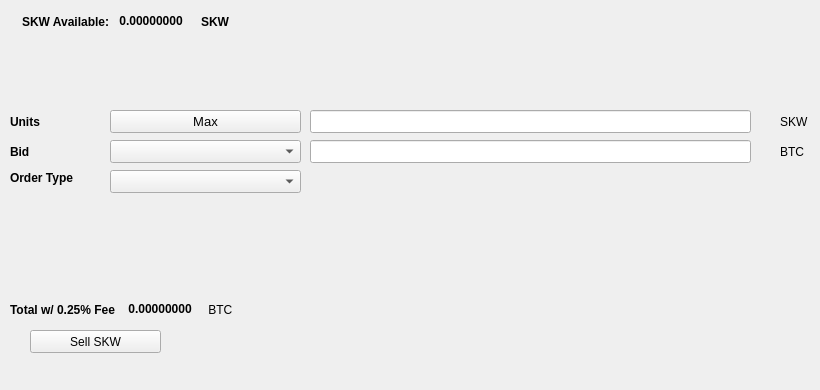
   <widget class="QWidget" name="SellTab">
    <attribute name="title">
     <string>Sell</string>
    </attribute>
    <widget class="QLabel" name="label_16">
     <property name="geometry">
      <rect>
       <x>780</x>
       <y>140</y>
       <width>31</width>
       <height>23</height>
      </rect>
     </property>
     <property name="text">
      <string>BTC</string>
     </property>
    </widget>
    <widget class="QComboBox" name="SellBidcomboBox">
     <property name="geometry">
      <rect>
       <x>110</x>
       <y>140</y>
       <width>191</width>
       <height>23</height>
      </rect>
     </property>
     <property name="font">
      <font>
       <pointsize>10</pointsize>
      </font>
     </property>
    </widget>
    <widget class="QLabel" name="label_18">
     <property name="geometry">
      <rect>
       <x>10</x>
       <y>110</y>
       <width>46</width>
       <height>23</height>
      </rect>
     </property>
     <property name="font">
      <font>
       <weight>75</weight>
       <bold>true</bold>
      </font>
     </property>
     <property name="text">
      <string>Units</string>
     </property>
    </widget>
    <widget class="QPushButton" name="Sell_Max_Amount">
     <property name="geometry">
      <rect>
       <x>110</x>
       <y>110</y>
       <width>191</width>
       <height>23</height>
      </rect>
     </property>
     <property name="font">
      <font>
       <pointsize>10</pointsize>
      </font>
     </property>
     <property name="text">
      <string>Max</string>
     </property>
    </widget>
    <widget class="QLabel" name="label_20">
     <property name="geometry">
      <rect>
       <x>10</x>
       <y>170</y>
       <width>91</width>
       <height>16</height>
      </rect>
     </property>
     <property name="font">
      <font>
       <weight>75</weight>
       <bold>true</bold>
      </font>
     </property>
     <property name="text">
      <string>Order Type</string>
     </property>
    </widget>
    <widget class="QComboBox" name="SellOrdertypeCombo">
     <property name="geometry">
      <rect>
       <x>110</x>
       <y>170</y>
       <width>191</width>
       <height>23</height>
      </rect>
     </property>
     <property name="font">
      <font>
       <pointsize>10</pointsize>
      </font>
     </property>
    </widget>
    <widget class="QLabel" name="label_21">
     <property name="geometry">
      <rect>
       <x>10</x>
       <y>140</y>
       <width>46</width>
       <height>23</height>
      </rect>
     </property>
     <property name="font">
      <font>
       <weight>75</weight>
       <bold>true</bold>
      </font>
     </property>
     <property name="text">
      <string>Bid</string>
     </property>
    </widget>
    <widget class="QLabel" name="label_22">
     <property name="geometry">
      <rect>
       <x>780</x>
       <y>110</y>
       <width>31</width>
       <height>23</height>
      </rect>
     </property>
     <property name="text">
      <string>SKW</string>
     </property>
    </widget>
    <widget class="QLineEdit" name="UnitsInputSKW">
     <property name="geometry">
      <rect>
       <x>310</x>
       <y>110</y>
       <width>441</width>
       <height>23</height>
      </rect>
     </property>
     <property name="font">
      <font>
       <pointsize>9</pointsize>
       <weight>75</weight>
       <bold>true</bold>
      </font>
     </property>
    </widget>
    <widget class="QLineEdit" name="SellBidPriceEdit">
     <property name="geometry">
      <rect>
       <x>310</x>
       <y>140</y>
       <width>441</width>
       <height>23</height>
      </rect>
     </property>
     <property name="font">
      <font>
       <pointsize>9</pointsize>
       <weight>75</weight>
       <bold>true</bold>
      </font>
     </property>
    </widget>
    <widget class="QPushButton" name="SellSKWBTN">
     <property name="geometry">
      <rect>
       <x>30</x>
       <y>330</y>
       <width>131</width>
       <height>23</height>
      </rect>
     </property>
     <property name="text">
      <string>Sell SKW</string>
     </property>
     <property name="icon">
      <iconset resource="../stakework">
       <normaloff>:/icons/stakework</normaloff>:/icons/stakework</iconset>
     </property>
    </widget>
    <widget class="QWidget" name="layoutWidget3">
     <property name="geometry">
      <rect>
       <x>22</x>
       <y>12</y>
       <width>258</width>
       <height>19</height>
      </rect>
     </property>
     <layout class="QHBoxLayout" name="horizontalLayout">
      <item>
       <widget class="QLabel" name="label232_2">
        <property name="font">
         <font>
          <weight>75</weight>
          <bold>true</bold>
         </font>
        </property>
        <property name="text">
         <string>SKW Available:</string>
        </property>
       </widget>
      </item>
      <item>
       <widget class="QLabel" name="SKWAvailableLabel">
        <property name="palette">
         <palette>
          <active>
           <colorrole role="WindowText">
            <brush brushstyle="SolidPattern">
             <color alpha="255">
              <red>0</red>
              <green>0</green>
              <blue>0</blue>
             </color>
            </brush>
           </colorrole>
           <colorrole role="Button">
            <brush brushstyle="SolidPattern">
             <color alpha="255">
              <red>0</red>
              <green>170</green>
              <blue>0</blue>
             </color>
            </brush>
           </colorrole>
           <colorrole role="Light">
            <brush brushstyle="SolidPattern">
             <color alpha="255">
              <red>0</red>
              <green>255</green>
              <blue>0</blue>
             </color>
            </brush>
           </colorrole>
           <colorrole role="Midlight">
            <brush brushstyle="SolidPattern">
             <color alpha="255">
              <red>0</red>
              <green>212</green>
              <blue>0</blue>
             </color>
            </brush>
           </colorrole>
           <colorrole role="Dark">
            <brush brushstyle="SolidPattern">
             <color alpha="255">
              <red>0</red>
              <green>85</green>
              <blue>0</blue>
             </color>
            </brush>
           </colorrole>
           <colorrole role="Mid">
            <brush brushstyle="SolidPattern">
             <color alpha="255">
              <red>0</red>
              <green>113</green>
              <blue>0</blue>
             </color>
            </brush>
           </colorrole>
           <colorrole role="Text">
            <brush brushstyle="SolidPattern">
             <color alpha="255">
              <red>0</red>
              <green>170</green>
              <blue>0</blue>
             </color>
            </brush>
           </colorrole>
           <colorrole role="BrightText">
            <brush brushstyle="SolidPattern">
             <color alpha="255">
              <red>255</red>
              <green>255</green>
              <blue>255</blue>
             </color>
            </brush>
           </colorrole>
           <colorrole role="ButtonText">
            <brush brushstyle="SolidPattern">
             <color alpha="255">
              <red>0</red>
              <green>0</green>
              <blue>0</blue>
             </color>
            </brush>
           </colorrole>
           <colorrole role="Base">
            <brush brushstyle="SolidPattern">
             <color alpha="255">
              <red>255</red>
              <green>255</green>
              <blue>255</blue>
             </color>
            </brush>
           </colorrole>
           <colorrole role="Window">
            <brush brushstyle="SolidPattern">
             <color alpha="255">
              <red>0</red>
              <green>170</green>
              <blue>0</blue>
             </color>
            </brush>
           </colorrole>
           <colorrole role="Shadow">
            <brush brushstyle="SolidPattern">
             <color alpha="255">
              <red>0</red>
              <green>0</green>
              <blue>0</blue>
             </color>
            </brush>
           </colorrole>
           <colorrole role="AlternateBase">
            <brush brushstyle="SolidPattern">
             <color alpha="255">
              <red>127</red>
              <green>212</green>
              <blue>127</blue>
             </color>
            </brush>
           </colorrole>
           <colorrole role="ToolTipBase">
            <brush brushstyle="SolidPattern">
             <color alpha="255">
              <red>255</red>
              <green>255</green>
              <blue>220</blue>
             </color>
            </brush>
           </colorrole>
           <colorrole role="ToolTipText">
            <brush brushstyle="SolidPattern">
             <color alpha="255">
              <red>0</red>
              <green>0</green>
              <blue>0</blue>
             </color>
            </brush>
           </colorrole>
          </active>
          <inactive>
           <colorrole role="WindowText">
            <brush brushstyle="SolidPattern">
             <color alpha="255">
              <red>0</red>
              <green>0</green>
              <blue>0</blue>
             </color>
            </brush>
           </colorrole>
           <colorrole role="Button">
            <brush brushstyle="SolidPattern">
             <color alpha="255">
              <red>0</red>
              <green>170</green>
              <blue>0</blue>
             </color>
            </brush>
           </colorrole>
           <colorrole role="Light">
            <brush brushstyle="SolidPattern">
             <color alpha="255">
              <red>0</red>
              <green>255</green>
              <blue>0</blue>
             </color>
            </brush>
           </colorrole>
           <colorrole role="Midlight">
            <brush brushstyle="SolidPattern">
             <color alpha="255">
              <red>0</red>
              <green>212</green>
              <blue>0</blue>
             </color>
            </brush>
           </colorrole>
           <colorrole role="Dark">
            <brush brushstyle="SolidPattern">
             <color alpha="255">
              <red>0</red>
              <green>85</green>
              <blue>0</blue>
             </color>
            </brush>
           </colorrole>
           <colorrole role="Mid">
            <brush brushstyle="SolidPattern">
             <color alpha="255">
              <red>0</red>
              <green>113</green>
              <blue>0</blue>
             </color>
            </brush>
           </colorrole>
           <colorrole role="Text">
            <brush brushstyle="SolidPattern">
             <color alpha="255">
              <red>0</red>
              <green>170</green>
              <blue>0</blue>
             </color>
            </brush>
           </colorrole>
           <colorrole role="BrightText">
            <brush brushstyle="SolidPattern">
             <color alpha="255">
              <red>255</red>
              <green>255</green>
              <blue>255</blue>
             </color>
            </brush>
           </colorrole>
           <colorrole role="ButtonText">
            <brush brushstyle="SolidPattern">
             <color alpha="255">
              <red>0</red>
              <green>0</green>
              <blue>0</blue>
             </color>
            </brush>
           </colorrole>
           <colorrole role="Base">
            <brush brushstyle="SolidPattern">
             <color alpha="255">
              <red>255</red>
              <green>255</green>
              <blue>255</blue>
             </color>
            </brush>
           </colorrole>
           <colorrole role="Window">
            <brush brushstyle="SolidPattern">
             <color alpha="255">
              <red>0</red>
              <green>170</green>
              <blue>0</blue>
             </color>
            </brush>
           </colorrole>
           <colorrole role="Shadow">
            <brush brushstyle="SolidPattern">
             <color alpha="255">
              <red>0</red>
              <green>0</green>
              <blue>0</blue>
             </color>
            </brush>
           </colorrole>
           <colorrole role="AlternateBase">
            <brush brushstyle="SolidPattern">
             <color alpha="255">
              <red>127</red>
              <green>212</green>
              <blue>127</blue>
             </color>
            </brush>
           </colorrole>
           <colorrole role="ToolTipBase">
            <brush brushstyle="SolidPattern">
             <color alpha="255">
              <red>255</red>
              <green>255</green>
              <blue>220</blue>
             </color>
            </brush>
           </colorrole>
           <colorrole role="ToolTipText">
            <brush brushstyle="SolidPattern">
             <color alpha="255">
              <red>0</red>
              <green>0</green>
              <blue>0</blue>
             </color>
            </brush>
           </colorrole>
          </inactive>
          <disabled>
           <colorrole role="WindowText">
            <brush brushstyle="SolidPattern">
             <color alpha="255">
              <red>0</red>
              <green>85</green>
              <blue>0</blue>
             </color>
            </brush>
           </colorrole>
           <colorrole role="Button">
            <brush brushstyle="SolidPattern">
             <color alpha="255">
              <red>0</red>
              <green>170</green>
              <blue>0</blue>
             </color>
            </brush>
           </colorrole>
           <colorrole role="Light">
            <brush brushstyle="SolidPattern">
             <color alpha="255">
              <red>0</red>
              <green>255</green>
              <blue>0</blue>
             </color>
            </brush>
           </colorrole>
           <colorrole role="Midlight">
            <brush brushstyle="SolidPattern">
             <color alpha="255">
              <red>0</red>
              <green>212</green>
              <blue>0</blue>
             </color>
            </brush>
           </colorrole>
           <colorrole role="Dark">
            <brush brushstyle="SolidPattern">
             <color alpha="255">
              <red>0</red>
              <green>85</green>
              <blue>0</blue>
             </color>
            </brush>
           </colorrole>
           <colorrole role="Mid">
            <brush brushstyle="SolidPattern">
             <color alpha="255">
              <red>0</red>
              <green>113</green>
              <blue>0</blue>
             </color>
            </brush>
           </colorrole>
           <colorrole role="Text">
            <brush brushstyle="SolidPattern">
             <color alpha="255">
              <red>0</red>
              <green>85</green>
              <blue>0</blue>
             </color>
            </brush>
           </colorrole>
           <colorrole role="BrightText">
            <brush brushstyle="SolidPattern">
             <color alpha="255">
              <red>255</red>
              <green>255</green>
              <blue>255</blue>
             </color>
            </brush>
           </colorrole>
           <colorrole role="ButtonText">
            <brush brushstyle="SolidPattern">
             <color alpha="255">
              <red>0</red>
              <green>85</green>
              <blue>0</blue>
             </color>
            </brush>
           </colorrole>
           <colorrole role="Base">
            <brush brushstyle="SolidPattern">
             <color alpha="255">
              <red>0</red>
              <green>170</green>
              <blue>0</blue>
             </color>
            </brush>
           </colorrole>
           <colorrole role="Window">
            <brush brushstyle="SolidPattern">
             <color alpha="255">
              <red>0</red>
              <green>170</green>
              <blue>0</blue>
             </color>
            </brush>
           </colorrole>
           <colorrole role="Shadow">
            <brush brushstyle="SolidPattern">
             <color alpha="255">
              <red>0</red>
              <green>0</green>
              <blue>0</blue>
             </color>
            </brush>
           </colorrole>
           <colorrole role="AlternateBase">
            <brush brushstyle="SolidPattern">
             <color alpha="255">
              <red>0</red>
              <green>170</green>
              <blue>0</blue>
             </color>
            </brush>
           </colorrole>
           <colorrole role="ToolTipBase">
            <brush brushstyle="SolidPattern">
             <color alpha="255">
              <red>255</red>
              <green>255</green>
              <blue>220</blue>
             </color>
            </brush>
           </colorrole>
           <colorrole role="ToolTipText">
            <brush brushstyle="SolidPattern">
             <color alpha="255">
              <red>0</red>
              <green>0</green>
              <blue>0</blue>
             </color>
            </brush>
           </colorrole>
          </disabled>
         </palette>
        </property>
        <property name="font">
         <font>
          <weight>75</weight>
          <bold>true</bold>
         </font>
        </property>
        <property name="text">
         <string> 0.00000000 </string>
        </property>
        <property name="textInteractionFlags">
         <set>Qt::LinksAccessibleByMouse|Qt::TextSelectableByKeyboard|Qt::TextSelectableByMouse</set>
        </property>
       </widget>
      </item>
      <item>
       <widget class="QLabel" name="labelSKW">
        <property name="font">
         <font>
          <weight>75</weight>
          <bold>true</bold>
         </font>
        </property>
        <property name="text">
         <string>SKW</string>
        </property>
       </widget>
      </item>
     </layout>
    </widget>
    <widget class="QWidget" name="layoutWidget">
     <property name="geometry">
      <rect>
       <x>10</x>
       <y>300</y>
       <width>268</width>
       <height>19</height>
      </rect>
     </property>
     <layout class="QHBoxLayout" name="horizontalLayout_2">
      <item>
       <widget class="QLabel" name="label_19">
        <property name="font">
         <font>
          <weight>75</weight>
          <bold>true</bold>
         </font>
        </property>
        <property name="text">
         <string>Total w/ 0.25% Fee </string>
        </property>
       </widget>
      </item>
      <item>
       <widget class="QLabel" name="SellCostLabel">
        <property name="palette">
         <palette>
          <active>
           <colorrole role="WindowText">
            <brush brushstyle="SolidPattern">
             <color alpha="255">
              <red>0</red>
              <green>0</green>
              <blue>0</blue>
             </color>
            </brush>
           </colorrole>
           <colorrole role="Button">
            <brush brushstyle="SolidPattern">
             <color alpha="255">
              <red>0</red>
              <green>170</green>
              <blue>0</blue>
             </color>
            </brush>
           </colorrole>
           <colorrole role="Light">
            <brush brushstyle="SolidPattern">
             <color alpha="255">
              <red>0</red>
              <green>255</green>
              <blue>0</blue>
             </color>
            </brush>
           </colorrole>
           <colorrole role="Midlight">
            <brush brushstyle="SolidPattern">
             <color alpha="255">
              <red>0</red>
              <green>212</green>
              <blue>0</blue>
             </color>
            </brush>
           </colorrole>
           <colorrole role="Dark">
            <brush brushstyle="SolidPattern">
             <color alpha="255">
              <red>0</red>
              <green>85</green>
              <blue>0</blue>
             </color>
            </brush>
           </colorrole>
           <colorrole role="Mid">
            <brush brushstyle="SolidPattern">
             <color alpha="255">
              <red>0</red>
              <green>113</green>
              <blue>0</blue>
             </color>
            </brush>
           </colorrole>
           <colorrole role="Text">
            <brush brushstyle="SolidPattern">
             <color alpha="255">
              <red>0</red>
              <green>170</green>
              <blue>0</blue>
             </color>
            </brush>
           </colorrole>
           <colorrole role="BrightText">
            <brush brushstyle="SolidPattern">
             <color alpha="255">
              <red>255</red>
              <green>255</green>
              <blue>255</blue>
             </color>
            </brush>
           </colorrole>
           <colorrole role="ButtonText">
            <brush brushstyle="SolidPattern">
             <color alpha="255">
              <red>0</red>
              <green>0</green>
              <blue>0</blue>
             </color>
            </brush>
           </colorrole>
           <colorrole role="Base">
            <brush brushstyle="SolidPattern">
             <color alpha="255">
              <red>255</red>
              <green>255</green>
              <blue>255</blue>
             </color>
            </brush>
           </colorrole>
           <colorrole role="Window">
            <brush brushstyle="SolidPattern">
             <color alpha="255">
              <red>0</red>
              <green>170</green>
              <blue>0</blue>
             </color>
            </brush>
           </colorrole>
           <colorrole role="Shadow">
            <brush brushstyle="SolidPattern">
             <color alpha="255">
              <red>0</red>
              <green>0</green>
              <blue>0</blue>
             </color>
            </brush>
           </colorrole>
           <colorrole role="AlternateBase">
            <brush brushstyle="SolidPattern">
             <color alpha="255">
              <red>127</red>
              <green>212</green>
              <blue>127</blue>
             </color>
            </brush>
           </colorrole>
           <colorrole role="ToolTipBase">
            <brush brushstyle="SolidPattern">
             <color alpha="255">
              <red>255</red>
              <green>255</green>
              <blue>220</blue>
             </color>
            </brush>
           </colorrole>
           <colorrole role="ToolTipText">
            <brush brushstyle="SolidPattern">
             <color alpha="255">
              <red>0</red>
              <green>0</green>
              <blue>0</blue>
             </color>
            </brush>
           </colorrole>
          </active>
          <inactive>
           <colorrole role="WindowText">
            <brush brushstyle="SolidPattern">
             <color alpha="255">
              <red>0</red>
              <green>0</green>
              <blue>0</blue>
             </color>
            </brush>
           </colorrole>
           <colorrole role="Button">
            <brush brushstyle="SolidPattern">
             <color alpha="255">
              <red>0</red>
              <green>170</green>
              <blue>0</blue>
             </color>
            </brush>
           </colorrole>
           <colorrole role="Light">
            <brush brushstyle="SolidPattern">
             <color alpha="255">
              <red>0</red>
              <green>255</green>
              <blue>0</blue>
             </color>
            </brush>
           </colorrole>
           <colorrole role="Midlight">
            <brush brushstyle="SolidPattern">
             <color alpha="255">
              <red>0</red>
              <green>212</green>
              <blue>0</blue>
             </color>
            </brush>
           </colorrole>
           <colorrole role="Dark">
            <brush brushstyle="SolidPattern">
             <color alpha="255">
              <red>0</red>
              <green>85</green>
              <blue>0</blue>
             </color>
            </brush>
           </colorrole>
           <colorrole role="Mid">
            <brush brushstyle="SolidPattern">
             <color alpha="255">
              <red>0</red>
              <green>113</green>
              <blue>0</blue>
             </color>
            </brush>
           </colorrole>
           <colorrole role="Text">
            <brush brushstyle="SolidPattern">
             <color alpha="255">
              <red>0</red>
              <green>170</green>
              <blue>0</blue>
             </color>
            </brush>
           </colorrole>
           <colorrole role="BrightText">
            <brush brushstyle="SolidPattern">
             <color alpha="255">
              <red>255</red>
              <green>255</green>
              <blue>255</blue>
             </color>
            </brush>
           </colorrole>
           <colorrole role="ButtonText">
            <brush brushstyle="SolidPattern">
             <color alpha="255">
              <red>0</red>
              <green>0</green>
              <blue>0</blue>
             </color>
            </brush>
           </colorrole>
           <colorrole role="Base">
            <brush brushstyle="SolidPattern">
             <color alpha="255">
              <red>255</red>
              <green>255</green>
              <blue>255</blue>
             </color>
            </brush>
           </colorrole>
           <colorrole role="Window">
            <brush brushstyle="SolidPattern">
             <color alpha="255">
              <red>0</red>
              <green>170</green>
              <blue>0</blue>
             </color>
            </brush>
           </colorrole>
           <colorrole role="Shadow">
            <brush brushstyle="SolidPattern">
             <color alpha="255">
              <red>0</red>
              <green>0</green>
              <blue>0</blue>
             </color>
            </brush>
           </colorrole>
           <colorrole role="AlternateBase">
            <brush brushstyle="SolidPattern">
             <color alpha="255">
              <red>127</red>
              <green>212</green>
              <blue>127</blue>
             </color>
            </brush>
           </colorrole>
           <colorrole role="ToolTipBase">
            <brush brushstyle="SolidPattern">
             <color alpha="255">
              <red>255</red>
              <green>255</green>
              <blue>220</blue>
             </color>
            </brush>
           </colorrole>
           <colorrole role="ToolTipText">
            <brush brushstyle="SolidPattern">
             <color alpha="255">
              <red>0</red>
              <green>0</green>
              <blue>0</blue>
             </color>
            </brush>
           </colorrole>
          </inactive>
          <disabled>
           <colorrole role="WindowText">
            <brush brushstyle="SolidPattern">
             <color alpha="255">
              <red>0</red>
              <green>85</green>
              <blue>0</blue>
             </color>
            </brush>
           </colorrole>
           <colorrole role="Button">
            <brush brushstyle="SolidPattern">
             <color alpha="255">
              <red>0</red>
              <green>170</green>
              <blue>0</blue>
             </color>
            </brush>
           </colorrole>
           <colorrole role="Light">
            <brush brushstyle="SolidPattern">
             <color alpha="255">
              <red>0</red>
              <green>255</green>
              <blue>0</blue>
             </color>
            </brush>
           </colorrole>
           <colorrole role="Midlight">
            <brush brushstyle="SolidPattern">
             <color alpha="255">
              <red>0</red>
              <green>212</green>
              <blue>0</blue>
             </color>
            </brush>
           </colorrole>
           <colorrole role="Dark">
            <brush brushstyle="SolidPattern">
             <color alpha="255">
              <red>0</red>
              <green>85</green>
              <blue>0</blue>
             </color>
            </brush>
           </colorrole>
           <colorrole role="Mid">
            <brush brushstyle="SolidPattern">
             <color alpha="255">
              <red>0</red>
              <green>113</green>
              <blue>0</blue>
             </color>
            </brush>
           </colorrole>
           <colorrole role="Text">
            <brush brushstyle="SolidPattern">
             <color alpha="255">
              <red>0</red>
              <green>85</green>
              <blue>0</blue>
             </color>
            </brush>
           </colorrole>
           <colorrole role="BrightText">
            <brush brushstyle="SolidPattern">
             <color alpha="255">
              <red>255</red>
              <green>255</green>
              <blue>255</blue>
             </color>
            </brush>
           </colorrole>
           <colorrole role="ButtonText">
            <brush brushstyle="SolidPattern">
             <color alpha="255">
              <red>0</red>
              <green>85</green>
              <blue>0</blue>
             </color>
            </brush>
           </colorrole>
           <colorrole role="Base">
            <brush brushstyle="SolidPattern">
             <color alpha="255">
              <red>0</red>
              <green>170</green>
              <blue>0</blue>
             </color>
            </brush>
           </colorrole>
           <colorrole role="Window">
            <brush brushstyle="SolidPattern">
             <color alpha="255">
              <red>0</red>
              <green>170</green>
              <blue>0</blue>
             </color>
            </brush>
           </colorrole>
           <colorrole role="Shadow">
            <brush brushstyle="SolidPattern">
             <color alpha="255">
              <red>0</red>
              <green>0</green>
              <blue>0</blue>
             </color>
            </brush>
           </colorrole>
           <colorrole role="AlternateBase">
            <brush brushstyle="SolidPattern">
             <color alpha="255">
              <red>0</red>
              <green>170</green>
              <blue>0</blue>
             </color>
            </brush>
           </colorrole>
           <colorrole role="ToolTipBase">
            <brush brushstyle="SolidPattern">
             <color alpha="255">
              <red>255</red>
              <green>255</green>
              <blue>220</blue>
             </color>
            </brush>
           </colorrole>
           <colorrole role="ToolTipText">
            <brush brushstyle="SolidPattern">
             <color alpha="255">
              <red>0</red>
              <green>0</green>
              <blue>0</blue>
             </color>
            </brush>
           </colorrole>
          </disabled>
         </palette>
        </property>
        <property name="font">
         <font>
          <weight>75</weight>
          <bold>true</bold>
         </font>
        </property>
        <property name="autoFillBackground">
         <bool>false</bool>
        </property>
        <property name="text">
         <string> 0.00000000</string>
        </property>
        <property name="textInteractionFlags">
         <set>Qt::LinksAccessibleByMouse|Qt::TextSelectableByMouse</set>
        </property>
       </widget>
      </item>
      <item>
       <widget class="QLabel" name="label_17">
        <property name="font">
         <font>
          <weight>50</weight>
          <bold>false</bold>
         </font>
        </property>
        <property name="text">
         <string> BTC</string>
        </property>
       </widget>
      </item>
     </layout>
    </widget>
    <widget class="QLabel" name="label_23">
     <property name="geometry">
      <rect>
       <x>460</x>
       <y>300</y>
       <width>281</width>
       <height>81</height>
      </rect>
     </property>
     <property name="text">
      <string/>
     </property>
     <property name="pixmap">
      <pixmap>:/images/bittrex</pixmap>
     </property>
    </widget>
   </widget>
